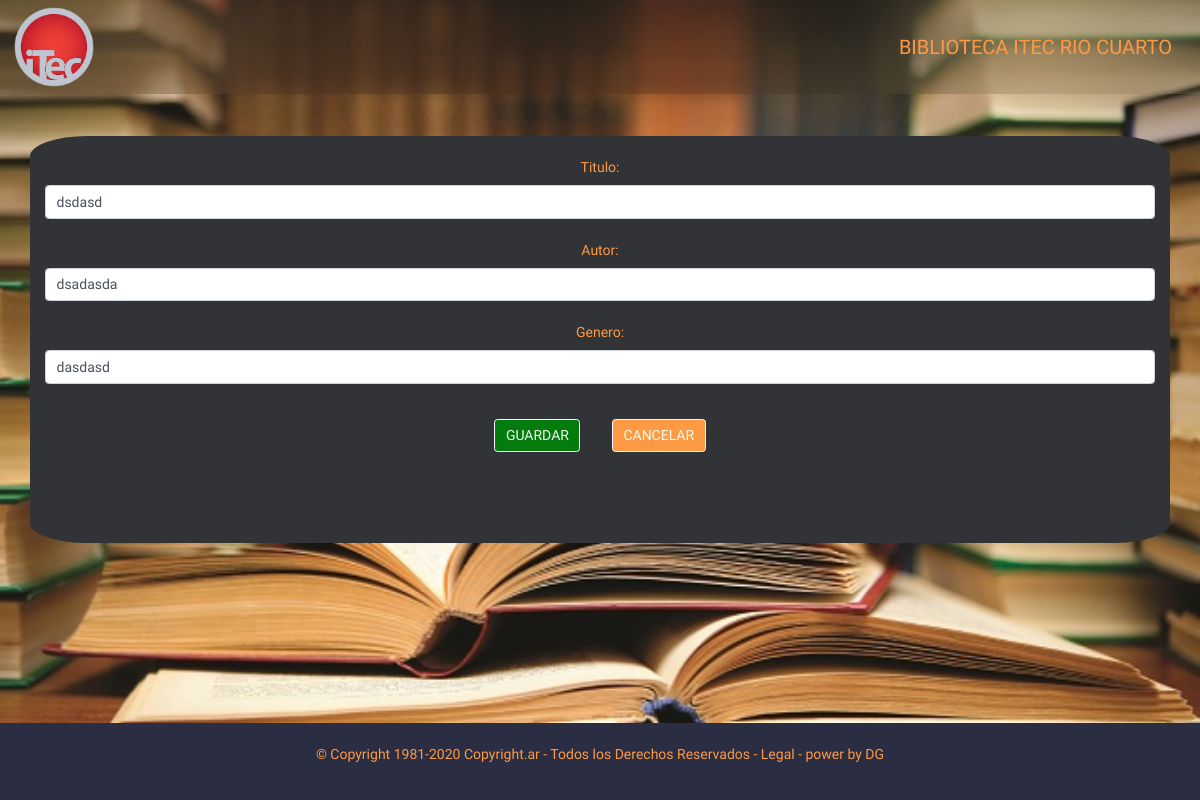
The page /libros/2/editar/ on the database as committed earlier.
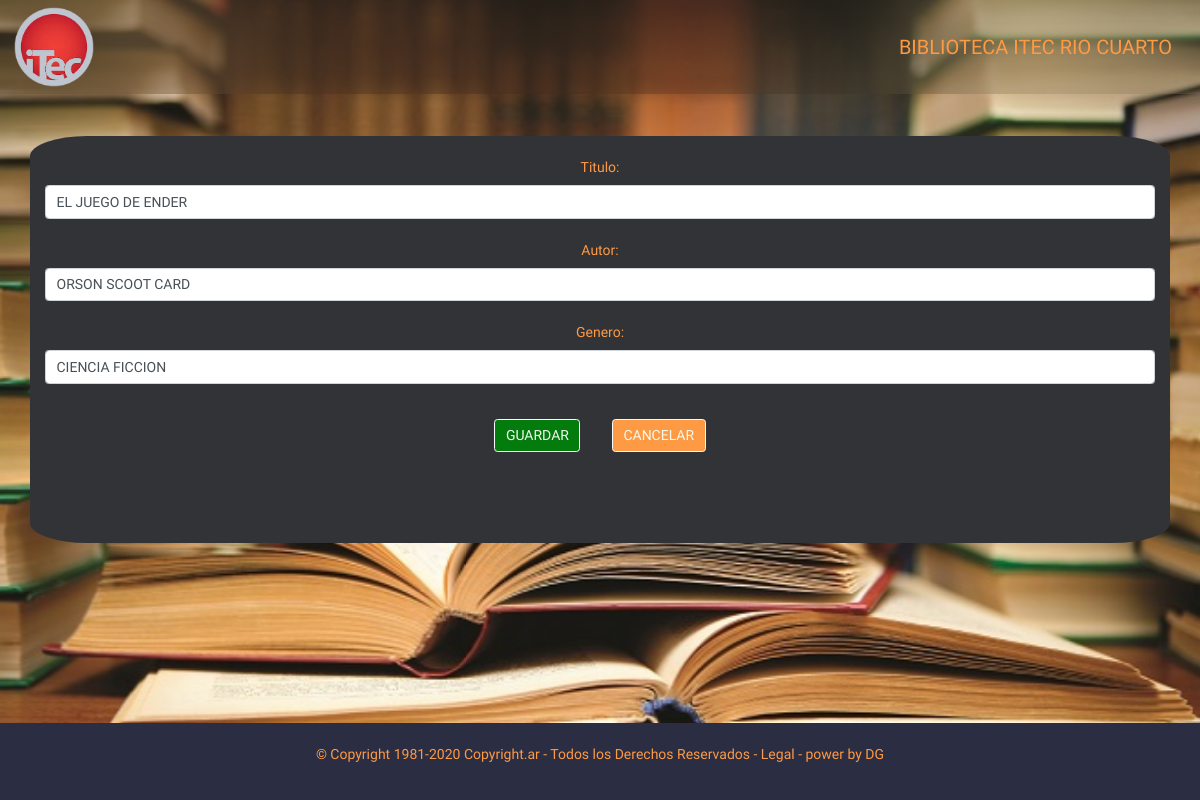
The same page on the database as committed later.
### database_setup.py (models this page shows, shortened)
class Libro(Base):
    __tablename__ = 'libro'
    id = Column(Integer, primary_key=True)
    titulo = Column(String(250), nullable=False)
    autor = Column(String(250), nullable=False)
    genero = Column(String(250))

### app.py (the view)
@app.route("/libros/<int:libro_id>/editar/", methods=['GET', 'POST'])
def editarLibro(libro_id):
    libroEditado = session.query(Libro).filter_by(id=libro_id).one()
    if request.method == 'POST':
        if request.form['nombre']:
            libroEditado.titulo = request.form['nombre']
            libroEditado.autor = request.form['autor'] # agrego modificacion de autor
            libroEditado.genero = request.form['genero'] # agrego modificacion de genero
            session.commit()
        return redirect(url_for('mostrarLibros')) # modificacion de identacion bug en boton volver
    else:
        return render_template('editarLibro.html', libro=libroEditado)

### templates/editarLibro.html (shortened to what this page needs)
<!DOCTYPE html>
<html lang="en">
<head>
    <link rel="stylesheet" href="https://stackpath.bootstrapcdn.com/bootstrap/4.5.1/css/bootstrap.min.css">
    <link rel="stylesheet" href="{{ url_for('static', filename='css/style.css') }}">
</head>
<body>
    <nav class="navbar navbar-light blur">
        <img src="{{url_for('static', filename='img/itec.png')}}" width="80" height="80" class="d-inline-block align-top " alt="" loading="lazy">
        <p class="Righteous m-3" id="title">BIBLIOTECA ITEC RIO CUARTO</p>
    </nav>
  <br><br>
    <div class="container">
    <br>
    <form action="{{ url_for('editarLibro',libro_id = libro.id)}}" method="post">
        <div class="form-group">
            <label for="nombre"> Titulo:</label>
            <input type="text" class="form-control" name="nombre" value="{{libro.titulo }}">
            <br>
            <label for="nombre">Autor:</label>
            <input type="text" class="form-control" name="autor" value="{{libro.autor}}">
            <br>
            <label for="nombre">Genero:</label>
            <input type="text" class="form-control" name="genero" value="{{libro.genero}}">
            <br>
            <button type="submit" class="btn btn-light m-3 botones verde">GUARDAR</button>
            <a href='{{ url_for("mostrarLibros") }}'>
                <button class="btn btn-light m-3 botones naranja">CANCELAR</button>
            </a>
        </div>
    </form>
    <br>
    <br><br>
    <nav class="fixed-bottom footer">
      <br>
      <p>© Copyright 1981-2020 Copyright.ar - Todos los Derechos Reservados - Legal - power by DG</p>
      <br>
    </nav>
</body>
</html>

Rows that differ between the two databases and show on the page:
changed Libro: nombre "dsdasd" → "EL JUEGO DE ENDER"; autor "dsadasda" → "ORSON SCOOT CARD"; genero "dasdasd" → "CIENCIA FICCION"
